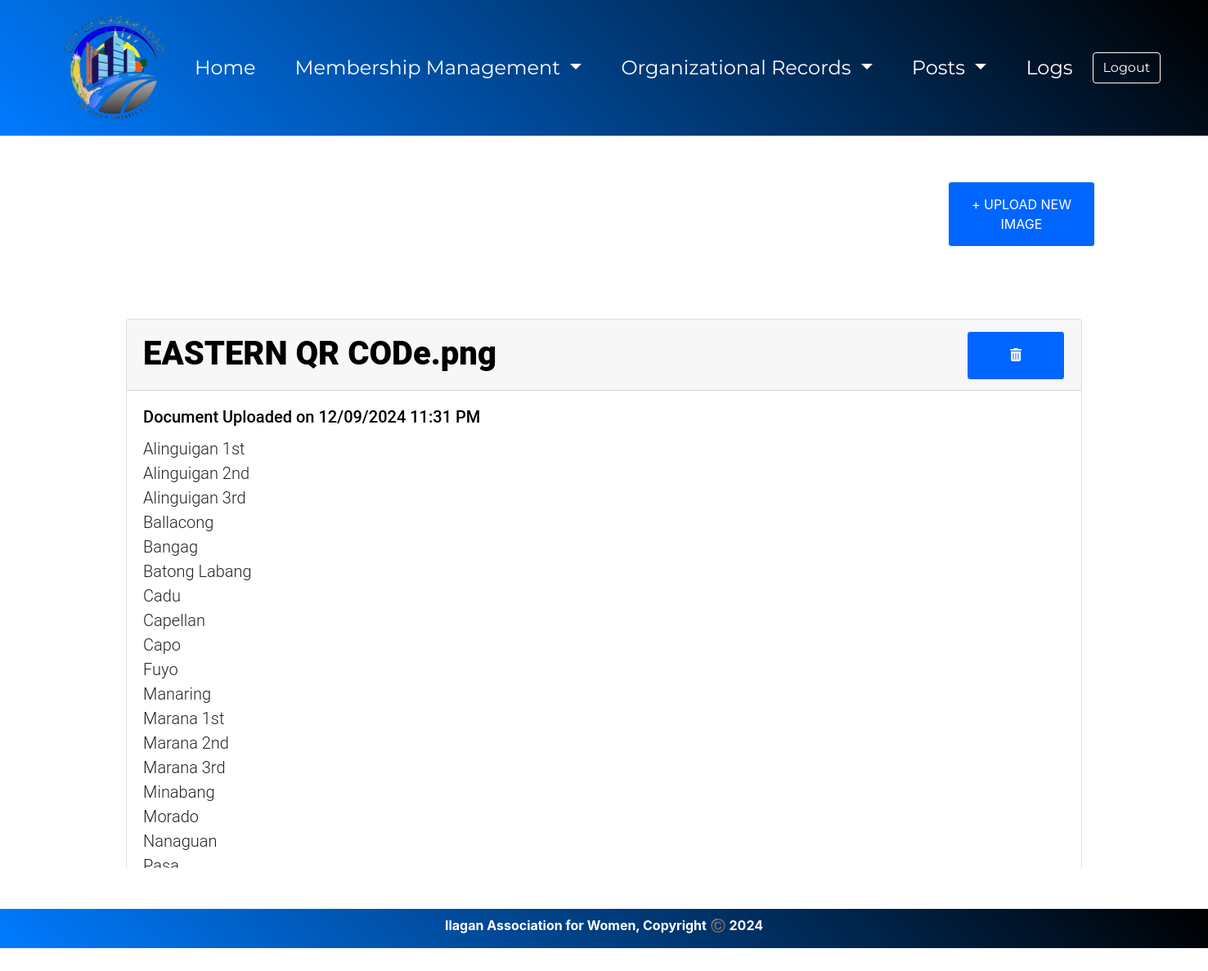
Screenshot of /admin_Documents.php (signed in) with the database file from the repository.
### tables this page shows
CREATE TABLE `documents` (
  `id` int(50) NOT NULL,
  `name` varchar(255) NOT NULL,
  `description` text NOT NULL,
  `upload_date_time` varchar(50) NOT NULL,
  `directory` varchar(150) NOT NULL
);

### functions.php (called while the page is built, shortened)
<?php
    class User
    {
        private $conn;
        public function __construct()
        {
            $database = new Database();
            $db = $database->dbConnection();
            $this->conn = $db;
        }
        public function runQuery($sql)
        {
            $stmt = $this->conn->prepare($sql);
            return $stmt;
        }
    }
?>

### admin_Documents.php (the view, shortened to what this page needs)
<?php
require_once ('functions.php');
$userObj = new User();
?>
<!DOCTYPE html>
<html>
<head>
    <link rel="stylesheet" href="stylesheets/admin_Documents.css">
    <link rel="stylesheet" href="css/bootstrap-datetimepicker.min.css">
    <link rel="stylesheet" href="https://stackpath.bootstrapcdn.com/bootstrap/4.3.1/css/bootstrap.min.css">
 </head>
<body>
<div>
    <nav class="navbar navbar-expand-lg mb-5">
        <img src="img/Logo.png" alt="logo" id="nav-img" class="ml-md-5">
        <div class="navbar-collapse collapse justify-content-center" id="navbar1">
            <ul class="navbar-nav">
                <li class="nav-item pl-3 pr-3">
                    <a class="nav-item nav-link" href="admin_Home.php">Home</a>
                </li>
                <li class="nav-item dropdown pl-3 pr-3">
                    <a class="nav-link dropdown-toggle" href="#" id="membershipDropdown" role="button" data-toggle="dropdown" aria-haspopup="true" aria-expanded="false">
                        Membership Management
                    </a>
                </li>
                <li class="nav-item dropdown pl-3 pr-3">
                    <a class="nav-link dropdown-toggle" href="#" id="recordsDropdown" role="button" data-toggle="dropdown" aria-haspopup="true" aria-expanded="false">
                        Organizational Records
                    </a>
                </li>
                <li class="nav-item dropdown pl-3 pr-3">
                    <a class="nav-link dropdown-toggle" href="#" id="postsDropdown" role="button" data-toggle="dropdown" aria-haspopup="true" aria-expanded="false">
                        Posts
                    </a>
                </li>
                <li class="nav-item pl-3 pr-3">
                    <a class="nav-link" href="admin_Logs.php">Logs</a>
                </li>
            </ul>
        </div>
        <a href="admin_Home.php?logout=true">
    <button style="font-family: 'Montserrat', sans-serif !important;" class="btn btn-outline-primary logout-btn mr-md-5" type="button" id="logout-btn">Logout</button>
</a>
    </nav>
</div>
    <div class="container-fluid">
        <div class="page-container">
            <div class="row pb-4 mb-2 add-container">
                <div class="col-md-4 offset-md-7 text-right mt-2 mb-2">
                    <button class="btn btn-danger upload-btn" type="button" data-toggle="modal" data-target="#upload-modal" id="upload-btn" name="upload-btn">
                        + UPLOAD NEW IMAGE
                    </button>
                </div>
            </div>
            <div class="document-container">
                <div class="row justify-content-center">
                    <div class="col-md-10">
                        <div class="posts-container" id="card_container">
                            <?php
                                $qry = "SELECT * FROM documents ORDER BY id DESC";
                                    $stmt = $userObj->runQuery($qry);
                                    $stmt->execute();
                                    if($stmt->rowCount()>0)
                                        {
                                            while($rowUser = $stmt->fetch(PDO::FETCH_ASSOC)){
                            ?>
                            <div class="card pb-2  mt-5 ml-3 mr-3 post-card" >
                                <div class="card-header post-header">
                                    <div class="row">
                                        <div class="col text-left">
                                            <?php print($rowUser['name']) ?>
                                        </div>
                                        <div class="col text-right">
                                            <a class="post-btn-anchor" href="#delete-document-modal" data-toggle="modal" data-id="<?php print($rowUser['id']) ?>" >
                                                <button type="button" class="btn btn-danger post-card-btn" >
                                                    <span> <i class="fas fa-trash-alt"></i></span>
                                                </button>
                                            </a>
                                        </div>
                                    </div>
                                </div>
                                <div class="card-body">
                                    <h6 class="card-title post-title">Document Uploaded on <?php print($rowUser['upload_date_time']) ?></h5>
                                    <p class="card-text post-body"><?php print($rowUser['description']) ?></p>
                                </div>
                            </div>
                            <?php
                                }; };
                            ?>
                        </div>
                    </div>
                </div>
            </div>
        </div>
    </div>
<div class="row m-0 p-0 bg-custom-image">
    <div class="col-12 text-center text-muted">
        <p class="m-0 pb-3 mt-md-2 mt-sm-2">Ilagan Association for Women, Copyright ©️ 2024</p>
    </div>
    </div>
</body>
</html>

### stylesheets/admin_Documents.css (style rules this page uses)
.navbar { background: linear-gradient(45deg, #007bff, #000); color:#ff5722; clear: both; }
.navbar ul li a { color: white; }
.nav-link { font-family: 'Montserrat'; font-weight: 400; font-size: 1.5rem; padding:1rem; text-decoration: none; }
.logout-btn { color: white !important; border-color:white!important; }
.page-container { padding-bottom: 50px; }
.posts-container { height: 720px; overflow-y: auto; overflow-x: hidden; }
.upload-btn, .post-card-btn, .download-btn { background-color: #0066ff !important; color: white !important; border-color: white !important; width: 180px; height: 80px; }
.post-header { color: #000000; background-color: white; font-family: 'Roboto Black'; font-size: 40px; vertical-align: middle; }
.post-title { color: #000000; font-family: 'Roboto Medium'; font-size: 20px; }
.post-body { font-family: 'Roboto Light'; font-size: 20px; white-space: pre-wrap; }
.create-btn, .search-btn, .post-card-btn, .delete-post-btn { background-color: #0066ff !important; color: white !important; border-color: white !important; width: 120px; height: 60px; }

### admin_Documents.php (style rules this page uses)
.navbar .dropdown-toggle::after { color: white; }
.bg-custom-image .text-muted { background: linear-gradient(45deg, #007bff, #000); font-weight: bold; color: white !important; }

### rows the page displays
documents: name "EASTERN QR CODe.png", upload_date_time "12/09/2024 11:31 PM", description "Alinguigan 1st Alinguigan 2nd Alinguigan 3rd Ballacong Bangag Batong Labang Cadu Capellan Capo Fuyo Manaring Marana 1st Marana 2nd Marana 3rd Minabang Morado Nanaguan…"
